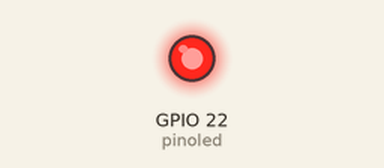
Simulated run of this sketch. Board: ESP32. On the bench: output pins drawn as LEDs (lit = HIGH).

Above: at 0.1 s.
At 4.6 s:
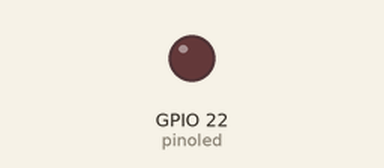
Timing chart, 0 to 6.1 s (numbered marks = the images above):
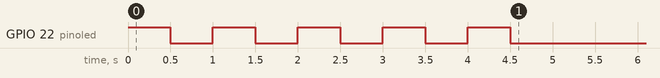

The sketch:

sketch.ino
```cpp
const int pinoled = 22;
const int piskada = 5;

void setup() {
  pinMode(pinoled, OUTPUT);

  for (int i = 0; i < piskada; i++){
    digitalWrite(pinoled, HIGH);
    delay(500);
    digitalWrite(pinoled, LOW);
    delay(500);
  }
}

void loop() {
}
```
